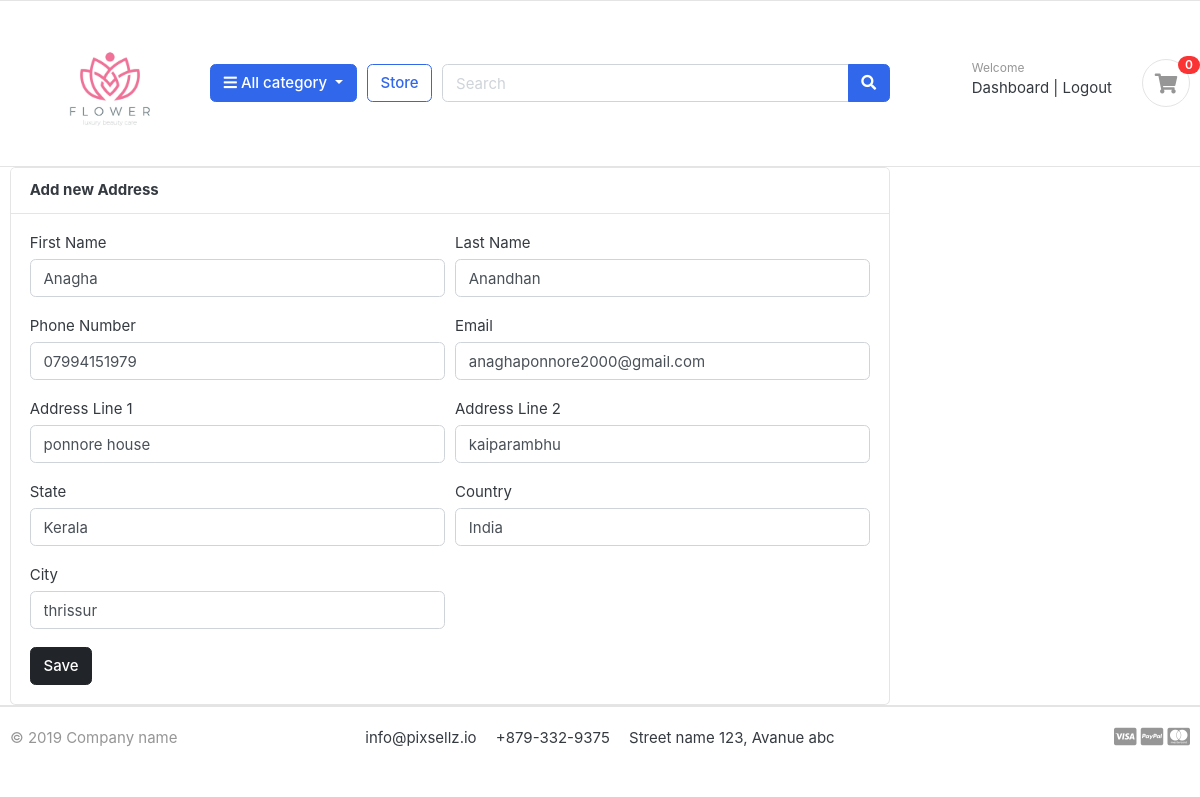
Page /accounts/editAddress/1/ (signed in) on the committed database.
### orders/models.py (models this page shows, shortened)
class Address(models.Model):
    user = models.ForeignKey(CustomUser, on_delete=models.CASCADE)
    first_name = models.CharField(max_length=50)
    last_name = models.CharField(max_length=50)
    phone = models.CharField(max_length=15)
    email = models.EmailField(max_length=50)
    address_line_1 = models.CharField(max_length=50)
    address_line_2 = models.CharField(max_length=50, null=True)
    state = models.CharField(max_length=50)
    country = models.CharField(max_length=50, blank=True)
    city = models.CharField(max_length=50, blank=True)

### accounts/views.py (the view)
# urls.py: path('editAddress/<int:id>/', views.editAddress, name='editAddress'),
@login_required(login_url='login')
def editAddress(request, id):
    address = Address.objects.get(id=id)
    if request.method == 'POST':
        form = AddressForm(request.POST, instance=address)
        if form.is_valid():
            form.save()
            messages.success(request, 'Address Updated Successfully')
            return redirect('myAddress')
        else:
            messages.error(request, 'Invalid Inputs!!!')
            return redirect('myAddress')
    else:
        form = AddressForm(instance=address)
    context = {
        'form': form,
    }
    return render(request, 'accounts/editAddress.html', context)

### accounts/forms.py
class AddressForm(forms.ModelForm):
    class Meta:
        model = Address
        fields=['first_name','last_name','phone','email','address_line_1','address_line_2','state','country','city',]
    def __init__(self, *args, **kwargs):
      super(AddressForm,self).__init__(*args, **kwargs)
      for field  in self.fields:
            self.fields[field].widget.attrs['class'] = 'form-control'

### carts/context_processors.py (called while the page is built)
def counter(request):
    cart_count = 0
    if 'admin' in request.path:
        return {}
    else:
        try:
            cart = Cart.objects.filter(cart_id=_cart_id(request))
            if request.user.is_authenticated:
                cart_items = CartItem.objects.all().filter(user=request.user)
            else:
                cart_items = CartItem.objects.all().filter(cart=cart[:1])
            for cart_item in cart_items:
                cart_count += cart_item.quantity
        except Cart.DoesNotExist:
                cart_count = 0
    return dict(cart_count=cart_count)

### carts/views.py (called while the page is built)
def _cart_id(request):
    cart = request.session.session_key
    if not cart:
        cart = request.session.create()
    return cart

### category/context_processors.py (called while the page is built)
def menu_links(request):
    links = Category.objects.all()
    product = Product.objects.all()
    return dict(links=links,product=product)

### category/models.py (called while the page is built)
    def get_url(self):
        return reverse('products_by_category', args=[self.slug])

### templates/accounts/editAddress.html (shortened to what this page needs)
{% extends 'base.html' %}
{% load static %}
{% block 'content' %}
<main class="col-md-9">
    <article class="card">
        <header class="card-header">
            <strong class="d-inline-block">Add new Address</strong>
        </header>
        <div class="card-body">
            <div class="row">
                <div class="col-md-12">
                    <form action="" method="POST" enctype="multipart/form-data">
                        <div class="form-row">
                            <div class="form-group col-md-6">
                                <label>First Name</label>
                                {{form.first_name}}
                            </div>
                            <div class="form-group col-md-6">
                                <label>Last Name</label>
                                {{form.last_name}}
                            </div>
                        </div>
                        <div class="form-row">
                            <div class="form-group col-md-6">
                                <label>Phone Number</label>
                                {{form.phone}}
                            </div>
                            <div class="form-group col-md-6">
                                <label>Email</label>
                                {{form.email}}
                            </div>
                            <div class="form-group col-md-6">
                                <label>Address Line 1</label>
                                {{form.address_line_1}}
                            </div>
                            <div class="form-group col-md-6">
                                <label>Address Line 2</label>
                                {{form.address_line_2}}
                            </div>
                            <div class="form-group col-md-6">
                                <label>State</label>
                                {{form.state}}
                            </div>
                            <div class="form-group col-md-6">
                                <label>Country</label>
                                {{form.country}}
                            </div>
                            <div class="form-group col-md-6">
                                <label>City</label>
                                {{form.city}}
                            </div>
                        </div>
                        <input type="submit" name="" id="" value="Save" class="btn btn-dark">
                    </form>
                </div>
            </div>
        </div>
    </article>
</main>
{% endblock %}

### greetkart/static/css/ui.css (style rules this page uses)
html { font-family: "Inter", sans-serif; font-size: 15px; }
article:after, .form-group:after { display: block; clear: both; content: ""; }

### rows in the picture
Address: first_name "Anagha", last_name "Anandhan", phone "07994151979", email "anaghaponnore2000@gmail.com", address_line_1 "ponnore house", address_line_2 "kaiparambhu", state "Kerala", country "India", city "thrissur"

### other values in the picture
{{ cart_count }} "0"
